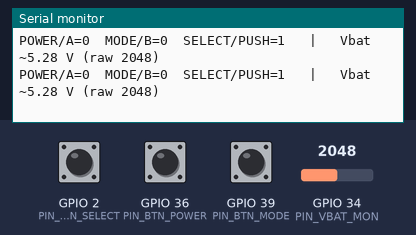
A sketch run on a simulated ESP32. Shown: the last lines printed to the serial monitor. The test bench sets the inputs (shaded band); at power-on: GPIO 34 (PIN_VBAT_MON) = 2048, GPIO 2 (PIN_BTN_SELECT) HIGH, GPIO 36 (PIN_BTN_POWER) LOW, GPIO 39 (PIN_BTN_MODE) LOW.

Above: at 2.0 s.
2.1 s: GPIO 34 (PIN_VBAT_MON) set to 2866
At 2.37 s:
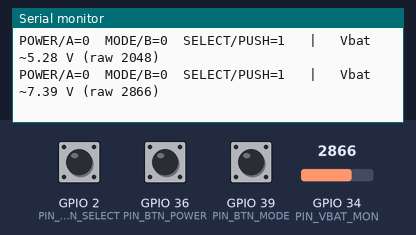
3.6 s: GPIO 2 (PIN_BTN_SELECT) pulled LOW for 0.25 s
At 3.78 s:
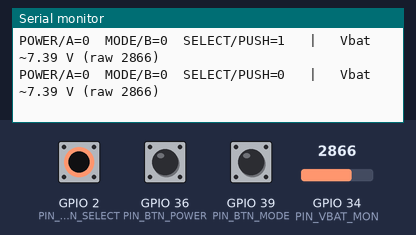
5.3 s: GPIO 36 (PIN_BTN_POWER) pulled HIGH for 0.25 s
At 5.58 s:
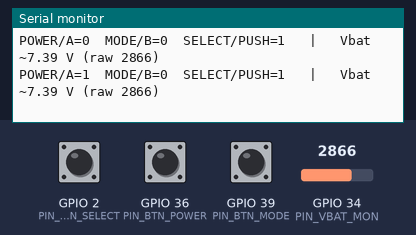
7.0 s: GPIO 39 (PIN_BTN_MODE) pulled HIGH for 0.25 s
At 7.19 s:
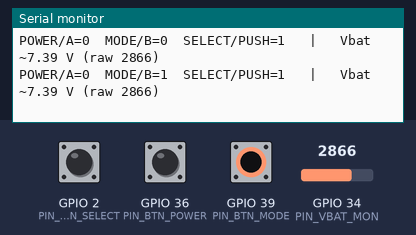
8.7 s: GPIO 34 (PIN_VBAT_MON) set to 3603
At 8.79 s:
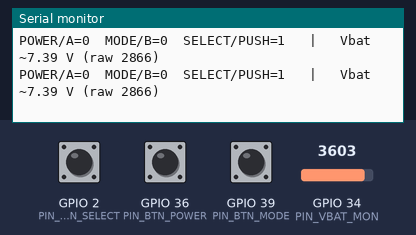
10.2 s: GPIO 2 (PIN_BTN_SELECT) pulled LOW for 1 s
At 10.4 s:
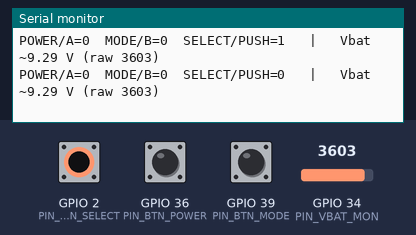
Timing chart, 0 to 13.2 s (numbered marks = the images above; inputs shaded):
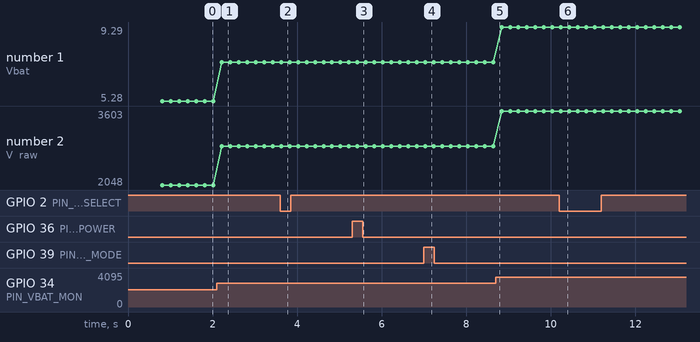

The sketch:

bench_signs_of_life.ino
```cpp
// bench_signs_of_life.ino — OpenChess first bring-up test
// Flash this to the ESP32 (DevKitC). Open Serial Monitor @ 115200.
// Proves: chip runs, you can read the button/encoder pins, battery ADC works.
// Needs NOTHING connected but the ESP32 + USB. OLED stays OUT for this one
// (OLED shares the USB-serial pins — that's a separate test).

// Pins (from pins.h) — inlined so this flashes with zero setup.
const int PIN_BTN_POWER  = 36;  // GPIO36  | also ENCODER A
const int PIN_BTN_MODE   = 39;  // GPIO39  | also ENCODER B
const int PIN_BTN_SELECT = 2;   // GPIO2   | also ENCODER PUSH
const int PIN_VBAT_MON   = 34;  // GPIO34  (battery divider, ADC1)

void setup() {
  Serial.begin(115200);
  delay(800);
  Serial.println();
  Serial.println("====================================");
  Serial.println("  OpenChess controller — ALIVE :)   ");
  Serial.println("====================================");
  Serial.println("Press buttons / turn encoder and watch values change.");

  pinMode(PIN_BTN_POWER,  INPUT);         // GPIO36 input-only (ext pull-up R36)
  pinMode(PIN_BTN_MODE,   INPUT);         // GPIO39 input-only (ext pull-up R37)
  pinMode(PIN_BTN_SELECT, INPUT_PULLUP);  // GPIO2  internal pull-up
}

void loop() {
  int p = digitalRead(PIN_BTN_POWER);   // 1 = released, 0 = pressed (active-low)
  int m = digitalRead(PIN_BTN_MODE);
  int s = digitalRead(PIN_BTN_SELECT);

  int raw = analogRead(PIN_VBAT_MON);                 // 0..4095
  float vbat = (raw / 4095.0f) * 3.3f / 0.3125f;      // undo the R14/R15 divider

  Serial.printf("POWER/A=%d  MODE/B=%d  SELECT/PUSH=%d   |   Vbat ~%.2f V (raw %d)\n",
                p, m, s, vbat, raw);
  delay(200);
}
```

Measured:
- after the input at 2.1 s, the serial monitor: prints a new line after 0.12 s (image 1)
- after the input at 3.6 s, the serial monitor: prints a new line at once (image 2)
- after the input at 5.3 s, the serial monitor: prints a new line after 0.13 s (image 3)
- after the input at 7.0 s, the serial monitor: prints a new line at once (image 4)
- after the input at 10.2 s, the serial monitor: prints a new line at once (image 6)
- plotted number 1: 5.28 → 7.39 after the input at 2.1 s, 7.39 → 9.29 after the input at 8.7 s
- plotted number 2: 2048 → 2866 after the input at 2.1 s, 2866 → 3603 after the input at 8.7 s
